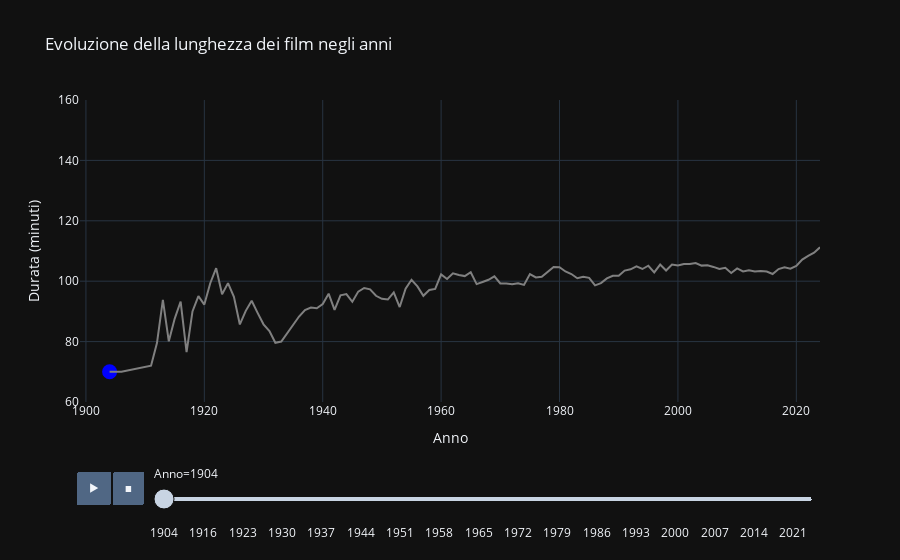

Notebook source saved alongside this figure:
### Code cell
fig = px.scatter(
    average_length,
    x="year",
    y="length",
    animation_frame="year",
    title="Evoluzione della lunghezza dei film negli anni",
    labels={'year': 'Anno', 'length': 'Durata (minuti)'},
    range_x=[1899, 2024],
    range_y=[60, 160]
)

# Modifica del tracciato per includere linea e marker
fig.update_traces(mode="lines+markers", marker=dict(size=15, color='blue'))

# Configurazione del layout
fig.update_layout(
    xaxis=dict(title="Anno"),
    yaxis=dict(title="Durata (minuti)"),
    showlegend=False
)
fig.add_trace(
    go.Scatter(
        x=average_length['year'],
        y=average_length['length'],
        mode='lines',
        line=dict(color='gray', width=2),
        showlegend=False
    )
)

fig.show()

### Figure 1 — Plotly figure (JSON) as saved in the notebook; plotly's stock layout.template omitted (floating-point values rounded to 4 significant figures)
{"data": [{"hovertemplate": "Anno=%{x}<br>Durata (minuti)=%{y}<extra></extra>", "legendgroup": "", "marker": {"color": "blue", "symbol": "circle", "size": 15}, "mode": "lines+markers", "name": "", "orientation": "v", "showlegend": false, "x": [1904], "xaxis": "x", "y": [70.0], "yaxis": "y", "type": "scatter"}, {"line": {"color": "gray", "width": 2}, "mode": "lines", "showlegend": false, "x": [1904, 1906, 1911, 1912, 1913, 1914, 1915, 1916, 1917, 1918, 1919, 1920, 1921, 1922, 1923, 1924, 1925, 1926, 1927, 1928, 1929, 1930, 1931, 1932, 1933, 1934, 1935, 1936, 1937, 1938, 1939, 1940, 1941, 1942, 1943, 1944, 1945, 1946, 1947, 1948, 1949, 1950, 1951, 1952, 1953, 1954, 1955, 1956, 1957, 1958, 1959, 1960, 1961, 1962, 1963, 1964, 1965, 1966, 1967, 1968, 1969, 1970, 1971, 1972, 1973, 1974, 1975, 1976, 1977, 1978, 1979, 1980, 1981, 1982, 1983, 1984, 1985, 1986, 1987, 1988, 1989, 1990, 1991, 1992, 1993, 1994, 1995, 1996, 1997, 1998, 1999, 2000, 2001, 2002, 2003, 2004, 2005, 2006, 2007, 2008, 2009, 2010, 2011, 2012, 2013, 2014, 2015, 2016, 2017, 2018, 2019, 2020, 2021, 2022, 2023, 2024], "y": [70.0, 70.0, 72.0, 79.5, 93.8, 80.09, 87.62, 93.27, 76.5, 90.0, 95.04, 92.27, 99.32, 104.3, 95.71, 99.37, 94.83, 85.67, 90.19, 93.51, 89.52, 85.72, 83.5, 79.61, 80.03, 82.91, 85.39, 88.3, 90.46, 91.26, 91.02, 92.45, 95.88, 90.49, 95.32, 95.73, 93.18, 96.55, 97.76, 97.32, 95.17, 94.15, 93.92, 96.3, 91.45, 97.5, 100.5, 98.27, 95.17, 97.09, 97.43, 102.2, 100.7, 102.6, 102.1, 101.7, 103.0, 99.03, 99.73, 100.5, 101.6, 99.26, 99.2, 99.01, 99.31, 98.77, 102.4, 101.2, 101.5, 103.2, 104.7, 104.6, 103.2, 102.4, 101.0, 101.5, 101.1, 98.63, 99.37, 100.9, 101.8, 101.8, 103.5, 103.9, 104.9, 104.0, 105.1, 102.9, 105.5, 103.5, 105.5, 105.2, 105.7, 105.7, 106.0, 105.2, 105.3, 104.7, 104.0, 104.4, 102.7, 104.2, 103.2, 103.6, 103.2, 103.4, 103.2, 102.4, 104.0, 104.6, 104.1, 105.0, 107.1, 108.4, 109.4, 111.2], "type": "scatter"}], "layout": {"xaxis": {"anchor": "y", "domain": [0.0, 1.0], "title": {"text": "Anno"}, "range": [1899, 2024], "categoryorder": "array", "categoryarray": [1904, 1906, 1911, 1912, 1913, 1914, 1915, 1916, 1917, 1918, 1919, 1920, 1921, 1922, 1923, 1924, 1925, 1926, 1927, 1928, 1929, 1930, 1931, 1932, 1933, 1934, 1935, 1936, 1937, 1938, 1939, 1940, 1941, 1942, 1943, 1944, 1945, 1946, 1947, 1948, 1949, 1950, 1951, 1952, 1953, 1954, 1955, 1956, 1957, 1958, 1959, 1960, 1961, 1962, 1963, 1964, 1965, 1966, 1967, 1968, 1969, 1970, 1971, 1972, 1973, 1974, 1975, 1976, 1977, 1978, 1979, 1980, 1981, 1982, 1983, 1984, 1985, 1986, 1987, 1988, 1989, 1990, 1991, 1992, 1993, 1994, 1995, 1996, 1997, 1998, 1999, 2000, 2001, 2002, 2003, 2004, 2005, 2006, 2007, 2008, 2009, 2010, 2011, 2012, 2013, 2014, 2015, 2016, 2017, 2018, 2019, 2020, 2021, 2022, 2023, 2024]}, "yaxis": {"anchor": "x", "domain": [0.0, 1.0], "title": {"text": "Durata (minuti)"}, "range": [60, 160]}, "legend": {"tracegroupgap": 0}, "title": {"text": "Evoluzione della lunghezza dei film negli anni"}, "updatemenus": [{"buttons": [{"args": [null, {"frame": {"duration": 500, "redraw": false}, "mode": "immediate", "fromcurrent": true, "transition": {"duration": 500, "easing": "linear"}}], "label": "&#9654;", "method": "animate"}, {"args": [[null], {"frame": {"duration": 0, "redraw": false}, "mode": "immediate", "fromcurrent": true, "transition": {"duration": 0, "easing": "linear"}}], "label": "&#9724;", "method": "animate"}], "direction": "left", "pad": {"r": 10, "t": 70}, "showactive": false, "type": "buttons", "x": 0.1, "xanchor": "right", "y": 0, "yanchor": "top"}], "sliders": [{"active": 0, "currentvalue": {"prefix": "Anno="}, "len": 0.9, "pad": {"b": 10, "t": 60}, "steps": [{"args": [["1904"], {"frame": {"duration": 0, "redraw": false}, "mode": "immediate", "fromcurrent": true, "transition": {"duration": 0, "easing": "linear"}}], "label": "1904", "method": "animate"}, {"args": [["1906"], {"frame": {"duration": 0, "redraw": false}, "mode": "immediate", "fromcurrent": true, "transition": {"duration": 0, "easing": "linear"}}], "label": "1906", "method": "animate"}, {"args": [["1911"], {"frame": {"duration": 0, "redraw": false}, "mode": "immediate", "fromcurrent": true, "transition": {"duration": 0, "easing": "linear"}}], "label": "1911", "method": "animate"}, {"args": [["1912"], {"frame": {"duration": 0, "redraw": false}, "mode": "immediate", "fromcurrent": true, "transition": {"duration": 0, "easing": "linear"}}], "label": "1912", "method": "animate"}, {"args": [["1913"], {"frame": {"duration": 0, "redraw": false}, "mode": "immediate", "fromcurrent": true, "transition": {"duration": 0, "easing": "linear"}}], "label": "1913", "method": "animate"}, {"args": [["1914"], {"frame": {"duration": 0, "redraw": false}, "mode": "immediate", "fromcurrent": true, "transition": {"duration": 0, "easing": "linear"}}], "label": "1914", "method": "animate"}, {"args": [["1915"], {"frame": {"duration": 0, "redraw": false}, "mode": "immediate", "fromcurrent": true, "transition": {"duration": 0, "easing": "linear"}}], "label": "1915", "method": "animate"}, {"args": [["1916"], {"frame": {"duration": 0, "redraw": false}, "mode": "immediate", "fromcurrent": true, "transition": {"duration": 0, "easing": "linear"}}], "label": "1916", "method": "animate"}, {"args": [["1917"], {"frame": {"duration": 0, "redraw": false}, "mode": "immediate", "fromcurrent": true, "transition": {"duration": 0, "easing": "linear"}}], "label": "1917", "method": "animate"}, {"args": [["1918"], {"frame": {"duration": 0, "redraw": false}, "mode": "immediate", "fromcurrent": true, "transition": {"duration": 0, "easing": "linear"}}], "label": "1918", "method": "animate"}, {"args": [["1919"], {"frame": {"duration": 0, "redraw": false}, "mode": "immediate", "fromcurrent": true, "transition": {"duration": 0, "easing": "linear"}}], "label": "1919", "method": "animate"}, {"args": [["1920"], {"frame": {"duration": 0, "redraw": false}, "mode": "immediate", "fromcurrent": true, "transition": {"duration": 0, "easing": "linear"}}], "label": "1920", "method": "animate"}, {"args": [["1921"], {"frame": {"duration": 0, "redraw": false}, "mode": "immediate", "fromcurrent": true, "transition": {"duration": 0, "easing": "linear"}}], "label": "1921", "method": "animate"}, {"args": [["1922"], {"frame": {"duration": 0, "redraw": false}, "mode": "immediate", "fromcurrent": true, "transition": {"duration": 0, "easing": "linear"}}], "label": "1922", "method": "animate"}, {"args": [["1923"], {"frame": {"duration": 0, "redraw": false}, "mode": "immediate", "fromcurrent": true, "transition": {"duration": 0, "easing": "linear"}}], "label": "1923", "method": "animate"}, {"args": [["1924"], {"frame": {"duration": 0, "redraw": false}, "mode": "immediate", "fromcurrent": true, "transition": {"duration": 0, "easing": "linear"}}], "label": "1924", "method": "animate"}, {"args": [["1925"], {"frame": {"duration": 0, "redraw": false}, "mode": "immediate", "fromcurrent": true, "transition": {"duration": 0, "easing": "linear"}}], "label": "1925", "method": "animate"}, {"args": [["1926"], {"frame": {"duration": 0, "redraw": false}, "mode": "immediate", "fromcurrent": true, "transition": {"duration": 0, "easing": "linear"}}], "label": "1926", "method": "animate"}, {"args": [["1927"], {"frame": {"duration": 0, "redraw": false}, "mode": "immediate", "fromcurrent": true, "transition": {"duration": 0, "easing": "linear"}}], "label": "1927", "method": "animate"}, {"args": [["1928"], {"frame": {"duration": 0, "redraw": false}, "mode": "immediate", "fromcurrent": true, "transition": {"duration": 0, "easing": "linear"}}], "label": "1928", "method": "animate"}, {"args": [["1929"], {"frame": {"duration": 0, "redraw": false}, "mode": "immediate", "fromcurrent": true, "transition": {"duration": 0, "easing": "linear"}}], "label": "1929", "method": "animate"}, {"args": [["1930"], {"frame": {"duration": 0, "redraw": false}, "mode": "immediate", "fromcurrent": true, "transition": {"duration": 0, "easing": "linear"}}], "label": "1930", "method": "animate"}, {"args": [["1931"], {"frame": {"duration": 0, "redraw": false}, "mode": "immediate", "fromcurrent": true, "transition": {"duration": 0, "easing": "linear"}}], "label": "1931", "method": "animate"}, {"args": [["1932"], {"frame": {"duration": 0, "redraw": false}, "mode": "immediate", "fromcurrent": true, "transition": {"duration": 0, "easing": "linear"}}], "label": "1932", "method": "animate"}, {"args": [["1933"], {"frame": {"duration": 0, "redraw": false}, "mode": "immediate", "fromcurrent": true, "transition": {"duration": 0, "easing": "linear"}}], "label": "1933", "method": "animate"}, {"args": [["1934"], {"frame": {"duration": 0, "redraw": false}, "mode": "immediate", "fromcurrent": true, "transition": {"duration": 0, "easing": "linear"}}], "label": "1934", "method": "animate"}, {"args": [["1935"], {"frame": {"duration": 0, "redraw": false}, "mode": "immediate", "fromcurrent": true, "transition": {"duration": 0, "easing": "linear"}}], "label": "1935", "method": "animate"}, {"args": [["1936"], {"frame": {"duration": 0, "redraw": false}, "mode": "immediate", "fromcurrent": true, "transition": {"duration": 0, "easing": "linear"}}], "label": "1936", "method": "animate"}, {"args": [["1937"], {"frame": {"duration": 0, "redraw": false}, "mode": "immediate", "fromcurrent": true, "transition": {"duration": 0, "easing": "linear"}}], "label": "1937", "method": "animate"}, {"args": [["1938"], {"frame": {"duration": 0, "redraw": false}, "mode": "immediate", "fromcurrent": true, "transition": {"duration": 0, "easing": "linear"}}], "label": "1938", "method": "animate"}, {"args": [["1939"], {"frame": {"duration": 0, "redraw": false}, "mode": "immediate", "fromcurrent": true, "transition": {"duration": 0, "easing": "linear"}}], "label": "1939", "method": "animate"}, {"args": [["1940"], {"frame": {"duration": 0, "redraw": false}, "mode": "immediate", "fromcurrent": true, "transition": {"duration": 0, "easing": "linear"}}], "label": "1940", "method": "animate"}, {"args": [["1941"], {"frame": {"duration": 0, "redraw": false}, "mode": "immediate", "fromcurrent": true, "transition": {"duration": 0, "easing": "linear"}}], "label": "1941", "method": "animate"}, {"args": [["1942"], {"frame": {"duration": 0, "redraw": false}, "mode": "immediate", "fromcurrent": true, "transition": {"duration": 0, "easing": "linear"}}], "label": "1942", "method": "animate"}, {"args": [["1943"], {"frame": {"duration": 0, "redraw": false}, "mode": "immediate", "fromcurrent": true, "transition": {"duration": 0, "easing": "linear"}}], "label": "1943", "method": "animate"}, {"args": [["1944"], {"frame": {"duration": 0, "redraw": false}, "mode": "immediate", "fromcurrent": true, "transition": {"duration": 0, "easing": "linear"}}], "label": "1944", "method": "animate"}, {"args": [["1945"], {"frame": {"duration": 0, "redraw": false}, "mode": "immediate", "fromcurrent": true, "transition": {"duration": 0, "easing": "linear"}}], "label": "1945", "method": "animate"}, {"args": [["1946"], {"frame": {"duration": 0, "redraw": false}, "mode": "immediate", "fromcurrent": true, "transition": {"duration": 0, "easing": "linear"}}], "label": "1946", "method": "animate"}, {"args": [["1947"], {"frame": {"duration": 0, "redraw": false}, "mode": "immediate", "fromcurrent": true, "transition": {"duration": 0, "easing": "linear"}}], "label": "1947", "method": "animate"}, {"args": [["1948"], {"frame": {"duration": 0, "redraw": false}, "mode": "immediate", "fromcurrent": true, "transition": {"duration": 0, "easing": "linear"}}], "label": "1948", "method": "animate"}, {"args": [["1949"], {"frame": {"duration": 0, "redraw": false}, "mode": "immediate", "fromcurrent": true, "transition": {"duration": 0, "easing": "linear"}}], "label": "1949", "method": "animate"}, {"args": [["1950"], {"frame": {"duration": 0, "redraw": false}, "mode": "immediate", "fromcurrent": true, "transition": {"duration": 0, "easing": "linear"}}], "label": "1950", "method": "animate"}, {"args": [["1951"], {"frame": {"duration": 0, "redraw": false}, "mode": "immediate", "fromcurrent": true, "transition": {"duration": 0, "easing": "linear"}}], "label": "1951", "method": "animate"}, {"args": [["1952"], {"frame": {"duration": 0, "redraw": false}, "mode": "immediate", "fromcurrent": true, "transition": {"duration": 0, "easing": "linear"}}], "label": "1952", "method": "animate"}, {"args": [["1953"], {"frame": {"duration": 0, "redraw": false}, "mode": "immediate", "fromcurrent": true, "transition": {"duration": 0, "easing": "linear"}}], "label": "1953", "method": "animate"}, {"args": [["1954"], {"frame": {"duration": 0, "redraw": false}, "mode": "immediate", "fromcurrent": true, "transition": {"duration": 0, "easing": "linear"}}], "label": "1954", "method": "animate"}, {"args": [["1955"], {"frame": {"duration": 0, "redraw": false}, "mode": "immediate", "fromcurrent": true, "transition": {"duration": 0, "easing": "linear"}}], "label": "1955", "method": "animate"}, {"args": [["1956"], {"frame": {"duration": 0, "redraw": false}, "mode": "immediate", "fromcurrent": true, "transition": {"duration": 0, "easing": "linear"}}], "label": "1956", "method": "animate"}, {"args": [["1957"], {"frame": {"duration": 0, "redraw": false}, "mode": "immediate", "fromcurrent": true, "transition": {"duration": 0, "easing": "linear"}}], "label": "1957", "method": "animate"}, {"args": [["1958"], {"frame": {"duration": 0, "redraw": false}, "mode": "immediate", "fromcurrent": true, "transition": {"duration": 0, "easing": "linear"}}], "label": "1958", "method": "animate"}, {"args": [["1959"], {"frame": {"duration": 0, "redraw": false}, "mode": "immediate", "fromcurrent": true, "transition": {"duration": 0, "easing": "linear"}}], "label": "1959", "method": "animate"}, {"args": [["1960"], {"frame": {"duration": 0, "redraw": false}, "mode": "immediate", "fromcurrent": true, "transition": {"duration": 0, "easing": "linear"}}], "label": "1960", "method": "animate"}, {"args": [["1961"], {"frame": {"duration": 0, "redraw": false}, "mode": "immediate", "fromcurrent": true, "transition": {"duration": 0, "easing": "linear"}}], "label": "1961", "method": "animate"}, {"args": [["1962"], {"frame": {"duration": 0, "redraw": false}, "mode": "immediate", "fromcurrent": true, "transition": {"duration": 0, "easing": "linear"}}], "label": "1962", "method": "animate"}, {"args": [["1963"], {"frame": {"duration": 0, "redraw": false}, "mode": "immediate", "fromcurrent": true, "transition": {"duration": 0, "easing": "linear"}}], "label": "1963", "method": "animate"}, {"args": [["1964"], {"frame": {"duration": 0, "redraw": false}, "mode": "immediate", "fromcurrent": true, "transition": {"duration": 0, "easing": "linear"}}], "label": "1964", "method": "animate"}, {"args": [["1965"], {"frame": {"duration": 0, "redraw": false}, "mode": "immediate", "fromcurrent": true, "transition": {"duration": 0, "easing": "linear"}}], "label": "1965", "method": "animate"}, {"args": [["1966"], {"frame": {"duration": 0, "redraw": false}, "mode": "immediate", "fromcurrent": true, "transition": {"duration": 0, "easing": "linear"}}], "label": "1966", "method": "animate"}, {"args": [["1967"], {"frame": {"duration": 0, "redraw": false}, "mode": "immediate", "fromcurrent": true, "transition": {"duration": 0, "easing": "linear"}}], "label": "1967", "method": "animate"}, {"args": [["1968"], {"frame": {"duration": 0, "redraw": false}, "mode": "immediate", "fromcurrent": true, "transition": {"duration": 0, "easing": "linear"}}], "label": "1968", "method": "animate"}, {"args": [["1969"], {"frame": {"duration": 0, "redraw": false}, "mode": "immediate", "fromcurrent": true, "transition": {"duration": 0, "easing": "linear"}}], "label": "1969", "method": "animate"}, {"args": [["1970"], {"frame": {"duration": 0, "redraw": false}, "mode": "immediate", "fromcurrent": true, "transition": {"duration": 0, "easing": "linear"}}], "label": "1970", "method": "animate"}, {"args": [["1971"], {"frame": {"duration": 0, "redraw": false}, "mode": "immediate", "fromcurrent": true, "transition": {"duration": 0, "easing": "linear"}}], "label": "1971", "method": "animate"}, {"args": [["1972"], {"frame": {"duration": 0, "redraw": false}, "mode": "immediate", "fromcurrent": true, "transition": {"duration": 0, "easing": "linear"}}], "label": "1972", "method": "animate"}, {"args": [["1973"], {"frame": {"duration": 0, "redraw": false}, "mode": "immediate", "fromcurrent": true, "transition": {"duration": 0, "easing": "linear"}}], "label": "1973", "method": "animate"}, {"args": [["1974"], {"frame": {"duration": 0, "redraw": false}, "mode": "immediate", "fromcurrent": true, "transition": {"duration": 0, "easing": "linear"}}], "label": "1974", "method": "animate"}, {"args": [["1975"], {"frame": {"duration": 0, "redraw": false}, "mode": "immediate", "fromcurrent": true, "transition": {"duration": 0, "easing": "linear"}}], "label": "1975", "method": "animate"}, {"args": [["1976"], {"frame": {"duration": 0, "redraw": false}, "mode": "immediate", "fromcurrent": true, "transition": {"duration": 0, "easing": "linear"}}], "label": "1976", "method": "animate"}, {"args": [["1977"], {"frame": {"duration": 0, "redraw": false}, "mode": "immediate", "fromcurrent": true, "transition": {"duration": 0, "easing": "linear"}}], "label": "1977", "method": "animate"}, {"args": [["1978"], {"frame": {"duration": 0, "redraw": false}, "mode": "immediate", "fromcurrent": true, "transition": {"duration": 0, "easing": "linear"}}], "label": "1978", "method": "animate"}, {"args": [["1979"], {"frame": {"duration": 0, "redraw": false}, "mode": "immediate", "fromcurrent": true, "transition": {"duration": 0, "easing": "linear"}}], "label": "1979", "method": "animate"}, {"args": [["1980"], {"frame": {"duration": 0, "redraw": false}, "mode": "immediate", "fromcurrent": true, "transition": {"duration": 0, "easing": "linear"}}], "label": "1980", "method": "animate"}, {"args": [["1981"], {"frame": {"duration": 0, "redraw": false}, "mode": "immediate", "fromcurrent": true, "transition": {"duration": 0, "easing": "linear"}}], "label": "1981", "method": "animate"}, {"args": [["1982"], {"frame": {"duration": 0, "redraw": false}, "mode": "immediate", "fromcurrent": true, "transition": {"duration": 0, "easing": "linear"}}], "label": "1982", "method": "animate"}, {"args": [["1983"], {"frame": {"duration": 0, "redraw": false}, "mode": "immediate", "fromcurrent": true, "transition": {"duration": 0, "easing": "linear"}}], "label": "1983", "method": "animate"}, {"args": [["1984"], {"frame": {"duration": 0, "redraw": false}, "mode": "immediate", "fromcurrent": true, "transition": {"duration": 0, "easing": "linear"}}], "label": "1984", "method": "animate"}, {"args": [["1985"], {"frame": {"duration": 0, "redraw": false}, "mode": "immediate", "fromcurrent": true, "transition": {"duration": 0, "easing": "linear"}}], "label": "1985", "method": "animate"}, {"args": [["1986"], {"frame": {"duration": 0, "redraw": false}, "mode": "immediate", "fromcurrent": true, "transition": {"duration": 0, "easing": "linear"}}], "label": "1986", "method": "animate"}, {"args": [["1987"], {"frame": {"duration": 0, "redraw": false}, "mode": "immediate", "fromcurrent": true, "transition": {"duration": 0, "easing": "linear"}}], "label": "1987", "method": "animate"}, {"args": [["1988"], {"frame": {"duration": 0, "redraw": false}, "mode": "immediate", "fromcurrent": true, "transition": {"duration": 0, "easing": "linear"}}], "label": "1988", "method": "animate"}, {"args": [["1989"], {"frame": {"duration": 0, "redraw": false}, "mode": "immediate", "fromcurrent": true, "transition": {"duration": 0, "easing": "linear"}}], "label": "1989", "method": "animate"}, {"args": [["1990"], {"frame": {"duration": 0, "redraw": false}, "mode": "immediate", "fromcurrent": true, "transition": {"duration": 0, "easing": "linear"}}], "label": "1990", "method": "animate"}, {"args": [["1991"], {"frame": {"duration": 0, "redraw": false}, "mode": "immediate", "fromcurrent": true, "transition": {"duration": 0, "easing": "linear"}}], "label": "1991", "method": "animate"}, {"args": [["1992"], {"frame": {"duration": 0, "redraw": false}, "mode": "immediate", "fromcurrent": true, "transition": {"duration": 0, "easing": "linear"}}], "label": "1992", "method": "animate"}, {"args": [["1993"], {"frame": {"duration": 0, "redraw": false}, "mode": "immediate", "fromcurrent": true, "transition": {"duration": 0, "easing": "linear"}}], "label": "1993", "method": "animate"}, {"args": [["1994"], {"frame": {"duration": 0, "redraw": false}, "mode": "immediate", "fromcurrent": true, "transition": {"duration": 0, "easing": "linear"}}], "label": "1994", "method": "animate"}, {"args": [["1995"], {"frame": {"duration": 0, "redraw": false}, "mode": "immediate", "fromcurrent": true, "transition": {"duration": 0, "easing": "linear"}}], "label": "1995", "method": "animate"}, {"args": [["1996"], {"frame": {"duration": 0, "redraw": false}, "mode": "immediate", "fromcurrent": true, "transition": {"duration": 0, "easing": "linear"}}], "label": "1996", "method": "animate"}, {"args": [["1997"], {"frame": {"duration": 0, "redraw": false}, "mode": "immediate", "fromcurrent": true, "transition": {"duration": 0, "easing": "linear"}}], "label": "1997", "method": "animate"}, {"args": [["1998"], {"frame": {"duration": 0, "redraw": false}, "mode": "immediate", "fromcurrent": true, "transition": {"duration": 0, "easing": "linear"}}], "label": "1998", "method": "animate"}, {"args": [["1999"], {"frame": {"duration": 0, "redraw": false}, "mode": "immediate", "fromcurrent": true, "transition": {"duration": 0, "easing": "linear"}}], "label": "1999", "method": "animate"}, {"args": [["2000"], {"frame": {"duration": 0, "redraw": false}, "mode": "immediate", "fromcurrent": true, "transition": {"duration": 0, "easing": "linear"}}], "label": "2000", "method": "animate"}, {"args": [["2001"], {"frame": {"duration": 0, "redraw": false}, "mode": "immediate", "fromcurrent": true, "transition": {"duration": 0, "easing": "linear"}}], "label": "2001", "method": "animate"}, {"args": [["2002"], {"frame": {"duration": 0, "redraw": false}, "mode": "immediate", "fromcurrent": true, "transition": {"duration": 0, "easing": "linear"}}], "label": "2002", "method": "animate"}, {"args": [["2003"], {"frame": {"duration": 0, "redraw": false}, "mode": "immediate", "fromcurrent": true, "transition": {"duration": 0, "easing": "linear"}}], "label": "2003", "method": "animate"}, {"args": [["2004"], {"frame": {"duration": 0, "redraw": false}, "mode": "immediate", "fromcurrent": true, "transition": {"duration": 0, "easing": "linear"}}], "label": "2004", "method": "animate"}, {"args": [["2005"], {"frame": {"duration": 0, "redraw": false}, "mode": "immediate", "fromcurrent": true, "transition": {"duration": 0, "easing": "linear"}}], "label": "2005", "method": "animate"}, {"args": [["2006"], {"frame": {"duration": 0, "redraw": false}, "mode": "immediate", "fromcurrent": true, "transition": {"duration": 0, "easing": "linear"}}], "label": "2006", "method": "animate"}, {"args": [["2007"], {"frame": {"duration": 0, "redraw": false}, "mode": "immediate", "fromcurrent": true, "transition": {"duration": 0, "easing": "linear"}}], "label": "2007", "method": "animate"}, {"args": [["2008"], {"frame": {"duration": 0, "redraw": false}, "mode": "immediate", "fromcurrent": true, "transition": {"duration": 0, "easing": "linear"}}], "label": "2008", "method": "animate"}, {"args": [["2009"], {"frame": {"duration": 0, "redraw": false}, "mode": "immediate", "fromcurrent": true, "transition": {"duration": 0, "easing": "linear"}}], "label": "2009", "method": "animate"}, {"args": [["2010"], {"frame": {"duration": 0, "redraw": false}, "mode": "immediate", "fromcurrent": true, "transition": {"duration": 0, "easing": "linear"}}], "label": "2010", "method": "animate"}, {"args": [["2011"], {"frame": {"duration": 0, "redraw": false}, "mode": "immediate", "fromcurrent": true, "transition": {"duration": 0, "easing": "linear"}}], "label": "2011", "method": "animate"}, {"args": [["2012"], {"frame": {"duration": 0, "redraw": false}, "mode": "immediate", "fromcurrent": true, "transition": {"duration": 0, "easing": "linear"}}], "label": "2012", "method": "animate"}, {"args": [["2013"], {"frame": {"duration": 0, "redraw": false}, "mode": "immediate", "fromcurrent": true, "transition": {"duration": 0, "easing": "linear"}}], "label": "2013", "method": "animate"}, {"args": [["2014"], {"frame": {"duration": 0, "redraw": false}, "mode": "immediate", "fromcurrent": true, "transition": {"duration": 0, "easing": "linear"}}], "label": "2014", "method": "animate"}, {"args": [["2015"], {"frame": {"duration": 0, "redraw": false}, "mode": "immediate", "fromcurrent": true, "transition": {"duration": 0, "easing": "linear"}}], "label": "2015", "method": "animate"}, {"args": [["2016"], {"frame": {"duration": 0, "redraw": false}, "mode": "immediate", "fromcurrent": true, "transition": {"duration": 0, "easing": "linear"}}], "label": "2016", "method": "animate"}, {"args": [["2017"], {"frame": {"duration": 0, "redraw": false}, "mode": "immediate", "fromcurrent": true, "transition": {"duration": 0, "easing": "linear"}}], "label": "2017", "method": "animate"}, {"args": [["2018"], {"frame": {"duration": 0, "redraw": false}, "mode": "immediate", "fromcurrent": true, "transition": {"duration": 0, "easing": "linear"}}], "label": "2018", "method": "animate"}, {"args": [["2019"], {"frame": {"duration": 0, "redraw": false}, "mode": "immediate", "fromcurrent": true, "transition": {"duration": 0, "easing": "linear"}}], "label": "2019", "method": "animate"}, {"args": [["2020"], {"frame": {"duration": 0, "redraw": false}, "mode": "immediate", "fromcurrent": true, "transition": {"duration": 0, "easing": "linear"}}], "label": "2020", "method": "animate"}, {"args": [["2021"], {"frame": {"duration": 0, "redraw": false}, "mode": "immediate", "fromcurrent": true, "transition": {"duration": 0, "easing": "linear"}}], "label": "2021", "method": "animate"}, {"args": [["2022"], {"frame": {"duration": 0, "redraw": false}, "mode": "immediate", "fromcurrent": true, "transition": {"duration": 0, "easing": "linear"}}], "label": "2022", "method": "animate"}, {"args": [["2023"], {"frame": {"duration": 0, "redraw": false}, "mode": "immediate", "fromcurrent": true, "transition": {"duration": 0, "easing": "linear"}}], "label": "2023", "method": "animate"}, {"args": [["2024"], {"frame": {"duration": 0, "redraw": false}, "mode": "immediate", "fromcurrent": true, "transition": {"duration": 0, "easing": "linear"}}], "label": "2024", "method": "animate"}], "x": 0.1, "xanchor": "left", "y": 0, "yanchor": "top"}], "showlegend": false}}
